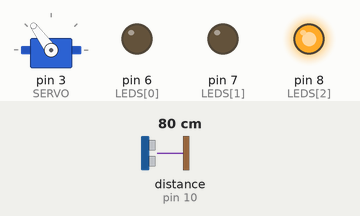
Recording of a sketch running on a simulated Arduino Uno, built with avr-gcc and run on an emulated ATmega328P. Parts: servo, output pins drawn as LEDs (lit = HIGH). Wiring (inferred from the names in the program): ultrasonic range finder: trigger pin 11; echo pin 10. Inputs (shaded band) come from the test bench; at power-on: distance to the obstacle (sensor on pin 10) 80 cm. The echo pulse lasts 58.3 µs per cm; pins used as bus, display or sensor lines are not drawn.

Above: at 1.2 s.
1.3 s: distance to the obstacle (sensor on pin 10) set to 2 cm
At 2.0 s:
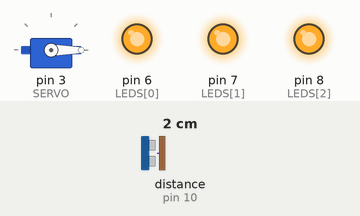
2.8 s: distance to the obstacle (sensor on pin 10) set to 35 cm
At 3.1 s:
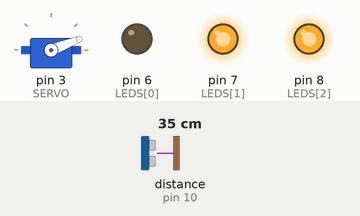
4.3 s: distance to the obstacle (sensor on pin 10) set to 60 cm
At 5.5 s:
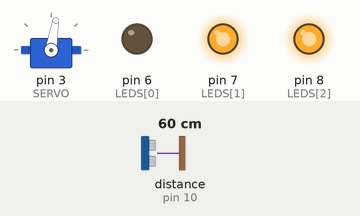
5.8 s: distance to the obstacle (sensor on pin 10) set to 120 cm
At 6.9 s:
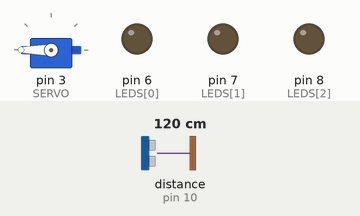
7.3 s: distance to the obstacle (sensor on pin 10) set to 97 cm
At 8.0 s:
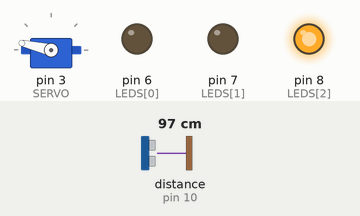
8.8 s: distance to the obstacle (sensor on pin 10) set to 4 cm
At 10.1 s:
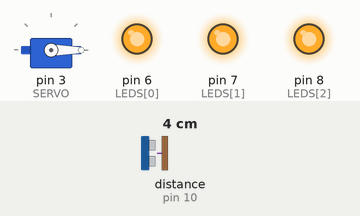
Timing chart, 0 to 11.3 s (numbered marks = the images above; inputs shaded):
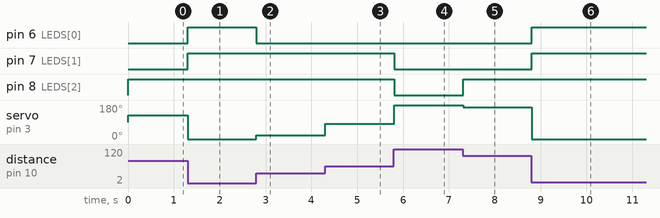

The sketch:

week_1_post_demo1.ino
```cpp
// Week 1 Post Demo
// Aman Mishra
// 30/06/2024

#include<Servo.h>

// Pin init
int LEDS[3] = {6,7,8};
int TRIG = 11;
int ECHO = 10;
int SERVO = 3;

// Object init
Servo myServo;

void setup()
{
  for (int led : LEDS) {
  	pinMode(led, OUTPUT);
  }
  pinMode(TRIG, OUTPUT);
  pinMode(ECHO, INPUT);

  myServo.attach(SERVO);

  Serial.begin(9600);
}

void loop()
{
  // Calculate distance
  int distance = ping_cm();

  // Calculate servo angle
  int angle = 0;
  if(distance > 100){
    angle = 180;
  } else if (distance >=25) {
    angle = map(distance, 25, 100, 0, 179);
  }

  // Set servo angle
  myServo.write(angle);

  // Set LEDs
  (distance > 100)? digitalWrite(LEDS[2], LOW) : digitalWrite(LEDS[2],HIGH);
  (distance > 63 )? digitalWrite(LEDS[1], LOW) : digitalWrite(LEDS[1],HIGH);
  (distance > 25 )? digitalWrite(LEDS[0], LOW) : digitalWrite(LEDS[0],HIGH);
}

int ping_cm()
{
  // Send trigger pulse
  digitalWrite(TRIG, LOW);
  delayMicroseconds(2);
  digitalWrite(TRIG, HIGH);
  delayMicroseconds(10);
  digitalWrite(TRIG, LOW);

  // Calculate Time of Flight
  long duration = pulseIn(ECHO, HIGH);

  return duration * 0.034 / 2;
}
```

Measured:
- after the input at 1.3 s, pin 6 (LEDS[0]), pin 7 (LEDS[1]): LOW → HIGH at once; servo on pin 3 (SERVO): 126° → 0° at once
- after the input at 2.8 s, pin 6 (LEDS[0]): HIGH → LOW at once; servo on pin 3 (SERVO): 0° → 21° at once
- after the input at 4.3 s, servo on pin 3 (SERVO): 21° → 81° at once
- after the input at 5.8 s, pin 7 (LEDS[1]), pin 8 (LEDS[2]): HIGH → LOW at once; servo on pin 3 (SERVO): 81° → 180° at once
- after the input at 7.3 s, pin 8 (LEDS[2]): LOW → HIGH at once; servo on pin 3 (SERVO): 180° → 167° at once
- after the input at 8.8 s, pin 6 (LEDS[0]), pin 7 (LEDS[1]): LOW → HIGH at once; servo on pin 3 (SERVO): 167° → 0° at once
